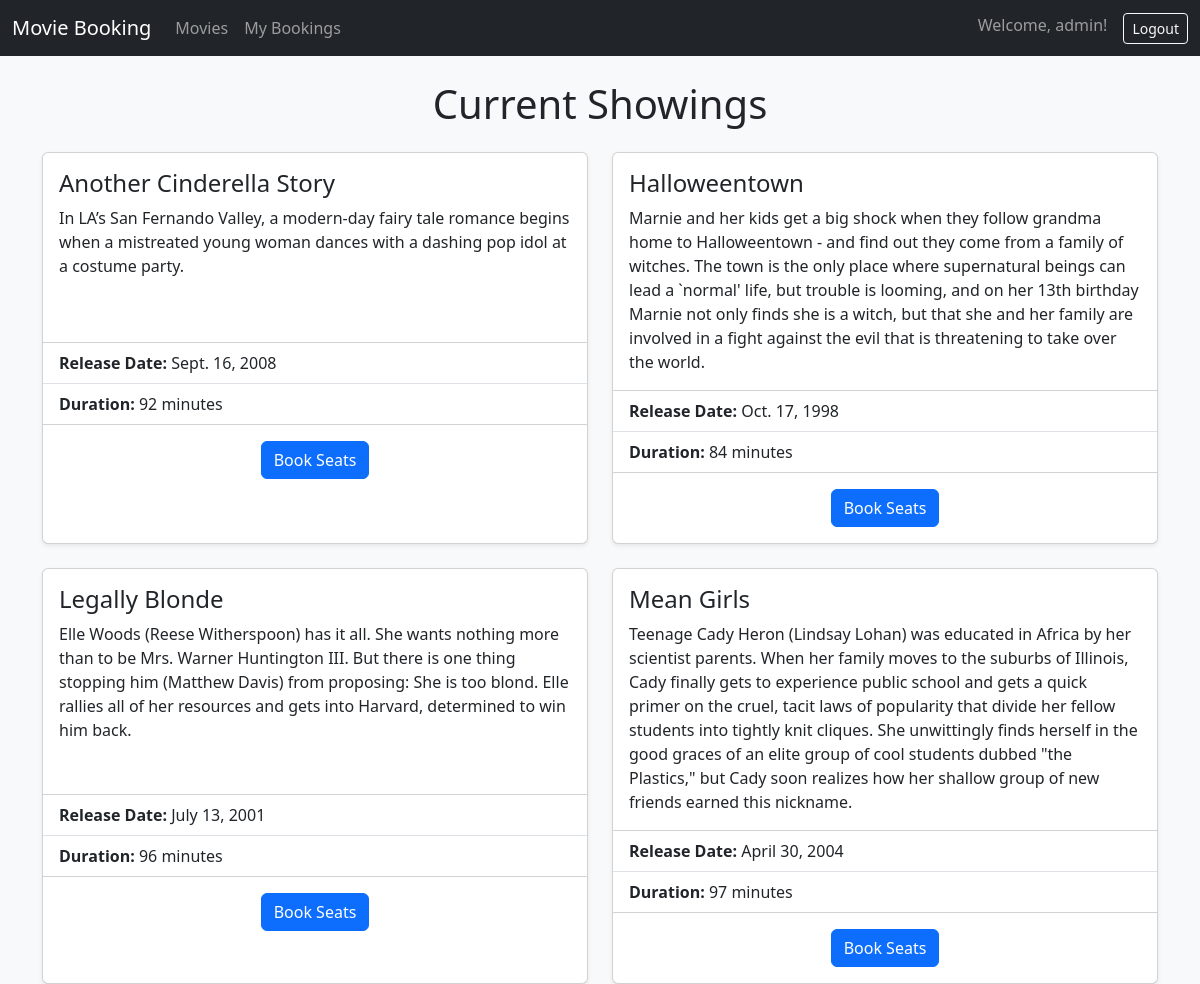
/movies/ (signed in), run on the app's committed database.
### bookings/models.py (models this page shows, shortened)
class Movie(models.Model):
    title = models.CharField(max_length = 200)
    description = models.TextField()
    release_date = models.DateField()
    duration = models.PositiveIntegerField(help_text = "Duration in minutes")

### bookings/views.py (the view)
# urls.py: path('movies/', views.movie_list, name='movies_list'),
def movie_list(request):
    movies = Movie.objects.all()
    return render(request, 'bookings/movie_list.html', {'movies': movies})

### bookings/templates/bookings/movie_list.html (shortened to what this page needs)
{% extends "base.html" %}
{% block content %}
<h1 class="text-center mb-4">Current Showings</h1>
{% if movies %}
<div class="row row-cols-1 row-cols-md-2 g-4">
  {% for movie in movies %}
  <div class="col">
    <div class="card h-100 shadow-sm">
      <div class="card-body">
        <h4 class="card-title">{{ movie.title }}</h4>
        <p class="card-text">{{ movie.description }}</p>
      </div>
      <ul class="list-group list-group-flush">
        <li class="list-group-item"><strong>Release Date:</strong> {{ movie.release_date }}</li>
        <li class="list-group-item"><strong>Duration:</strong> {{ movie.duration }} minutes</li>
      </ul>
      <div class="card-body text-center">
        <a href="{% url 'book_seat' movie.id %}" class="btn btn-primary">Book Seats</a>
      </div>
    </div>
  </div>
  {% endfor %}
</div>
{% else %}
<p class="text-center">No movies available at the moment.</p>
{% endif %}
{% endblock %}

### templates/base.html (shortened to what this page needs)
<!DOCTYPE html>
<html lang="en">
<head>
  <link href="https://cdn.jsdelivr.net/npm/bootstrap@5.3.2/dist/css/bootstrap.min.css" rel="stylesheet">
</head>
<body class="bg-light">
  <nav class="navbar navbar-expand-lg navbar-dark bg-dark mb-4">
    <div class="container-fluid">
      <a class="navbar-brand" href="{% url 'home' %}">Movie Booking</a>
      <div class="collapse navbar-collapse" id="navbarNav">
        <ul class="navbar-nav me-auto">
          <li class="nav-item"><a class="nav-link" href="{% url 'movies_list' %}">Movies</a></li>
          <li class="nav-item"><a class="nav-link" href="{% url 'booking_history' %}">My Bookings</a></li>
        </ul>
        <ul class="navbar-nav">
          {% if user.is_authenticated %}
            <li class="nav-item">
              <span class="navbar-text me-3">Welcome, {{ user.username }}!</span>
            </li>
            <li class="nav-item">
              <form action="{% url 'logout' %}" method="post" class="d-inline">
                <button type="submit" class="btn btn-outline-light btn-sm">Logout</button>
              </form>
            </li>
          {% else %}
            <li class="nav-item"><a class="nav-link" href="{% url 'login' %}">Login</a></li>
            <li class="nav-item"><a class="nav-link" href="{% url 'register' %}">Register</a></li>
          {% endif %}
        </ul>
      </div>
    </div>
  </nav>
  <div class="container">
    {% block content %}
    {% endblock %}
  </div>
</body>
</html>

### data on the page
Movie: title "Another Cinderella Story", description "In LA’s San Fernando Valley, a modern-day fairy tale romance begins when a mistreated young woman dances with a dashing pop idol at a costume party.", release_date "Sept. 16, 2008", duration "92"
Movie: title "Halloweentown", description "Marnie and her kids get a big shock when they follow grandma home to Halloweentown - and find out they come from a family of witches. The town is the only place where supernatural beings can lead a `normal' life, but trouble is looming, and on her 13th birthday Marnie not only finds she is a witch, but that she and her family are involved in a fight against the evil that is threatening to take over the world.", release_date "Oct. 17, 1998", duration "84"
Movie: title "Legally Blonde", description "Elle Woods (Reese Witherspoon) has it all. She wants nothing more than to be Mrs. Warner Huntington III. But there is one thing stopping him (Matthew Davis) from proposing: She is too blond. Elle rallies all of her resources and gets into Harvard, determined to win him back.", release_date "July 13, 2001", duration "96"
Movie: title "Mean Girls", description "Teenage Cady Heron (Lindsay Lohan) was educated in Africa by her scientist parents. When her family moves to the suburbs of Illinois, Cady finally gets to experience public school and gets a quick primer on the cruel, tacit laws of popularity that divide her fellow students into tightly knit cliques. She unwittingly finds herself in the good graces of an elite group of cool students dubbed \"the Plastics,\" but Cady soon realizes how her shallow group of new friends earned this nickname.", release_date "April 30, 2004", duration "97"

### other printed values
{{ user.username }} "admin"
